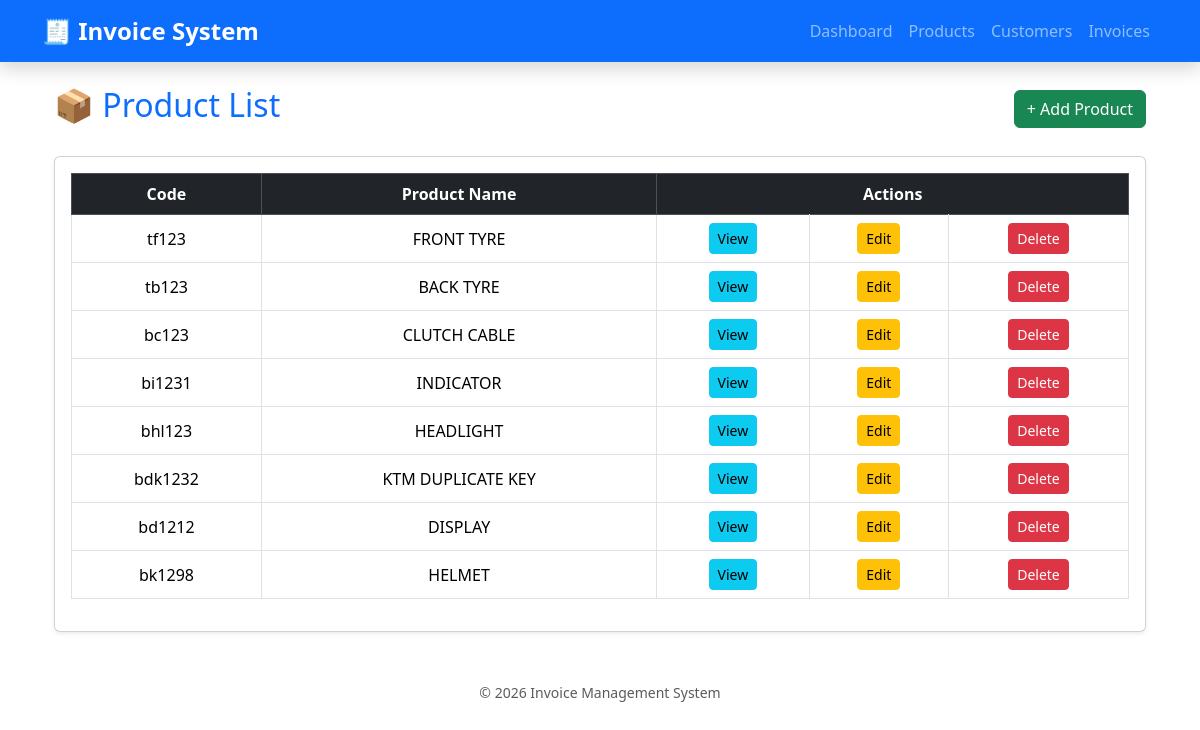
/ProductList/, run on the app's committed database.
### inventory/models.py (models this page shows, shortened)
class Product(models.Model):
    product_name=models.CharField(max_length=250)
    product_code=models.CharField(max_length=50,unique=True)
    product_description=models.TextField(blank=True)
    product_price=models.DecimalField(max_digits=10,decimal_places=2)
    gst_percent=models.IntegerField()
    stock_quantity=models.IntegerField()
    product_image=models.ImageField()
    created_at=models.DateTimeField(auto_now_add=True)

### inventory/views.py (the view)
# urls.py: path('ProductList/',ProductList.as_view(),name='ProductList'),
class ProductList(ListView):
    model=Product
    context_object_name='products'

### templates/inventory/Product_list.html (shortened to what this page needs)
{% extends 'inventory/dummy.html' %}
{% block content %}
<div class="container mt-4">
    <div class="d-flex justify-content-between align-items-center mb-4">
        <h2 class="text-primary">📦 Product List</h2>
        <a href="{% url 'ProductCreate' %}" class="btn btn-success">
            + Add Product
        </a>
    </div>
    <div class="card shadow-sm p-3">
        <table class="table table-hover table-bordered text-center align-middle">
            <thead class="table-dark">
                <tr>
                    <th>Code</th>
                    <th>Product Name</th>
                    <th colspan="3">Actions</th>
                </tr>
            </thead>
            <tbody>
                {% for product in products %}
                <tr>
                    <td>{{product.product_code}}</td>
                    <td>{{product.product_name|upper}}</td>
                    <td>
                        <a href="{% url 'ProductDetail' pk=product.pk %}"
                           class="btn btn-sm btn-info">
                           View
                        </a>
                    </td>
                    <td>
                        <a href="{% url 'ProductUpdate' pk=product.pk %}"
                           class="btn btn-sm btn-warning">
                           Edit
                        </a>
                    </td>
                    <td>
                        <a href="{% url 'ProductDelete' pk=product.pk %}"
                           class="btn btn-sm btn-danger">
                           Delete
                        </a>
                    </td>
                </tr>
                {% empty %}
                <tr>
                    <td colspan="5" class="text-muted">
                        No products available
                    </td>
                </tr>
                {% endfor %}
            </tbody>
        </table>
    </div>
</div>
{% endblock %}

### static/css/style.css (style rules this page uses)
body { background-color: white; }

### data on the page
Product: product_code "tf123", product_name "FRONT TYRE"
Product: product_code "tb123", product_name "BACK TYRE"
Product: product_code "bc123", product_name "CLUTCH CABLE"
Product: product_code "bi1231", product_name "INDICATOR"
Product: product_code "bhl123", product_name "HEADLIGHT"
Product: product_code "bdk1232", product_name "KTM DUPLICATE KEY"
Product: product_code "bd1212", product_name "DISPLAY"
Product: product_code "bk1298", product_name "HELMET"
